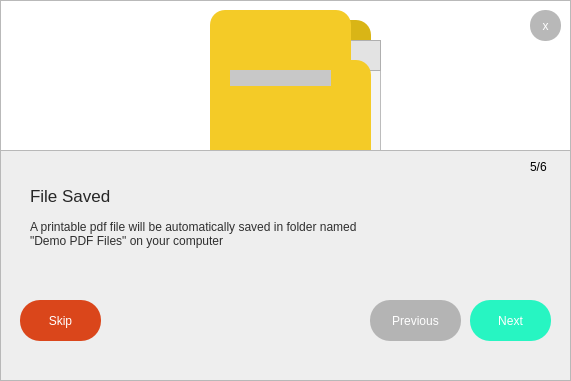
<?xml version="1.0" encoding="UTF-8"?>
<ui version="4.0">
 <class>Form</class>
 <widget class="QWidget" name="Form">
  <property name="geometry">
   <rect>
    <x>0</x>
    <y>0</y>
    <width>571</width>
    <height>381</height>
   </rect>
  </property>
  <property name="windowTitle">
   <string>Form</string>
  </property>
  <property name="styleSheet">
   <string notr="true">QWidget{
background-color: rgb(255, 255, 255);

}</string>
  </property>
  <widget class="QFrame" name="frame_5">
   <property name="geometry">
    <rect>
     <x>0</x>
     <y>150</y>
     <width>571</width>
     <height>231</height>
    </rect>
   </property>
   <property name="styleSheet">
    <string notr="true">QFrame{
background-color: rgb(238, 238, 238);
border-bottom-width: 1;
border-left-width: 1;
border-right-width: 1;
border-bottom-style: solid;
border-left-style: solid;
border-right-style: solid;
border-color: rgb(185, 185, 185);
}</string>
   </property>
   <property name="frameShape">
    <enum>QFrame::StyledPanel</enum>
   </property>
   <property name="frameShadow">
    <enum>QFrame::Raised</enum>
   </property>
   <widget class="QLabel" name="label_12">
    <property name="geometry">
     <rect>
      <x>30</x>
      <y>20</y>
      <width>241</width>
      <height>51</height>
     </rect>
    </property>
    <property name="font">
     <font>
      <family>Nirmala UI</family>
      <pointsize>13</pointsize>
      <weight>9</weight>
      <italic>false</italic>
      <bold>false</bold>
     </font>
    </property>
    <property name="styleSheet">
     <string notr="true">QLabel{
	border-left-color: rgb(238, 238, 238);
	
	border-right-color: rgb(238, 238, 238);
	border-bottom-color: rgb(238, 238, 238);
	font: 75 13pt &quot;Nirmala UI&quot;;
	color: rgb(39, 39, 39);
}</string>
    </property>
    <property name="text">
     <string>File Saved</string>
    </property>
    <property name="alignment">
     <set>Qt::AlignLeading|Qt::AlignLeft|Qt::AlignVCenter</set>
    </property>
   </widget>
   <widget class="QLabel" name="label_13">
    <property name="geometry">
     <rect>
      <x>30</x>
      <y>70</y>
      <width>531</width>
      <height>91</height>
     </rect>
    </property>
    <property name="layoutDirection">
     <enum>Qt::LeftToRight</enum>
    </property>
    <property name="styleSheet">
     <string notr="true">QLabel{
	
	border-left-color: rgb(238, 238, 238);
	
	border-right-color: rgb(238, 238, 238);
	border-bottom-color: rgb(238, 238, 238);
	font: 25 11pt &quot;Microsoft YaHei Light&quot;;
	
	color: rgb(47, 47, 47);
}</string>
    </property>
    <property name="text">
     <string>A printable pdf file will be automatically saved in folder named
&quot;Demo PDF Files&quot; on your computer </string>
    </property>
    <property name="alignment">
     <set>Qt::AlignLeading|Qt::AlignLeft|Qt::AlignTop</set>
    </property>
   </widget>
   <widget class="QLabel" name="label_14">
    <property name="geometry">
     <rect>
      <x>530</x>
      <y>10</y>
      <width>41</width>
      <height>31</height>
     </rect>
    </property>
    <property name="layoutDirection">
     <enum>Qt::LeftToRight</enum>
    </property>
    <property name="styleSheet">
     <string notr="true">QLabel{
	border-left-color: rgb(238, 238, 238);
	
	border-bottom-color: rgb(238, 238, 238);
	
	font: 25 11pt &quot;Microsoft YaHei Light&quot;;
	
	
	color: rgb(0, 0, 0);
}</string>
    </property>
    <property name="text">
     <string>5/6</string>
    </property>
    <property name="alignment">
     <set>Qt::AlignLeading|Qt::AlignLeft|Qt::AlignTop</set>
    </property>
   </widget>
   <widget class="QPushButton" name="btn_next">
    <property name="geometry">
     <rect>
      <x>470</x>
      <y>150</y>
      <width>81</width>
      <height>41</height>
     </rect>
    </property>
    <property name="styleSheet">
     <string notr="true">QPushButton{
background-color: #27F5C2;
	color: rgb(255, 255, 255);
	
	font: 63 10pt &quot;Segoe UI Semibold&quot;;
border-radius: 20px;
}</string>
    </property>
    <property name="text">
     <string>Next</string>
    </property>
   </widget>
   <widget class="QPushButton" name="btn_skip">
    <property name="geometry">
     <rect>
      <x>20</x>
      <y>150</y>
      <width>81</width>
      <height>41</height>
     </rect>
    </property>
    <property name="styleSheet">
     <string notr="true">QPushButton{
background-color: #DA461B;
	color: rgb(255, 255, 255);
	
	font: 63 10pt &quot;Segoe UI Semibold&quot;;
border-radius: 20px;
}</string>
    </property>
    <property name="text">
     <string>Skip</string>
    </property>
   </widget>
   <widget class="QPushButton" name="btn_back">
    <property name="geometry">
     <rect>
      <x>370</x>
      <y>150</y>
      <width>91</width>
      <height>41</height>
     </rect>
    </property>
    <property name="styleSheet">
     <string notr="true">QPushButton{
background-color: rgb(180, 180, 180);
	color: rgb(255, 255, 255);
	
	font: 63 10pt &quot;Segoe UI Semibold&quot;;
border-radius: 20px;
}</string>
    </property>
    <property name="text">
     <string>Previous</string>
    </property>
   </widget>
  </widget>
  <widget class="QFrame" name="frame_6">
   <property name="geometry">
    <rect>
     <x>210</x>
     <y>10</y>
     <width>141</width>
     <height>161</height>
    </rect>
   </property>
   <property name="styleSheet">
    <string notr="true">QFrame{
background-color: #F4CB27;
border-radius: 15px;
}</string>
   </property>
   <property name="frameShape">
    <enum>QFrame::StyledPanel</enum>
   </property>
   <property name="frameShadow">
    <enum>QFrame::Raised</enum>
   </property>
   <widget class="QFrame" name="frame_14">
    <property name="geometry">
     <rect>
      <x>20</x>
      <y>60</y>
      <width>101</width>
      <height>16</height>
     </rect>
    </property>
    <property name="styleSheet">
     <string notr="true">QFrame{
background-color: rgb(200, 200, 200);
}</string>
    </property>
    <property name="frameShape">
     <enum>QFrame::StyledPanel</enum>
    </property>
    <property name="frameShadow">
     <enum>QFrame::Raised</enum>
    </property>
   </widget>
  </widget>
  <widget class="QFrame" name="frame_7">
   <property name="geometry">
    <rect>
     <x>230</x>
     <y>20</y>
     <width>141</width>
     <height>151</height>
    </rect>
   </property>
   <property name="styleSheet">
    <string notr="true">QFrame{
background-color: #D9B516;
border-radius: 15px;
}</string>
   </property>
   <property name="frameShape">
    <enum>QFrame::StyledPanel</enum>
   </property>
   <property name="frameShadow">
    <enum>QFrame::Raised</enum>
   </property>
  </widget>
  <widget class="QFrame" name="frame_9">
   <property name="geometry">
    <rect>
     <x>240</x>
     <y>40</y>
     <width>141</width>
     <height>141</height>
    </rect>
   </property>
   <property name="styleSheet">
    <string notr="true">QFrame{
background-color: rgb(244, 244, 244);
}</string>
   </property>
   <property name="frameShape">
    <enum>QFrame::StyledPanel</enum>
   </property>
   <property name="frameShadow">
    <enum>QFrame::Raised</enum>
   </property>
   <widget class="QFrame" name="frame_10">
    <property name="geometry">
     <rect>
      <x>110</x>
      <y>0</y>
      <width>31</width>
      <height>31</height>
     </rect>
    </property>
    <property name="styleSheet">
     <string notr="true">QFrame{
background-color: rgb(227, 227, 227);
}</string>
    </property>
    <property name="frameShape">
     <enum>QFrame::StyledPanel</enum>
    </property>
    <property name="frameShadow">
     <enum>QFrame::Raised</enum>
    </property>
   </widget>
  </widget>
  <widget class="QFrame" name="frame_8">
   <property name="geometry">
    <rect>
     <x>320</x>
     <y>60</y>
     <width>51</width>
     <height>121</height>
    </rect>
   </property>
   <property name="styleSheet">
    <string notr="true">QFrame{
background-color: #F4CB27;
border-radius: 15px;
}</string>
   </property>
   <property name="frameShape">
    <enum>QFrame::StyledPanel</enum>
   </property>
   <property name="frameShadow">
    <enum>QFrame::Raised</enum>
   </property>
  </widget>
  <widget class="QPushButton" name="btn_close">
   <property name="geometry">
    <rect>
     <x>530</x>
     <y>10</y>
     <width>31</width>
     <height>31</height>
    </rect>
   </property>
   <property name="styleSheet">
    <string notr="true">QPushButton{
background-color: rgb(184, 184, 184);
	
	color: rgb(255, 255, 255);
	
	
	font: 87 11pt &quot;Arial Black&quot;;
border-radius: 15px;

}</string>
   </property>
   <property name="text">
    <string>x</string>
   </property>
  </widget>
  <widget class="QFrame" name="frame_2">
   <property name="geometry">
    <rect>
     <x>0</x>
     <y>0</y>
     <width>571</width>
     <height>171</height>
    </rect>
   </property>
   <property name="styleSheet">
    <string notr="true">QFrame{
border-width: 1;
border-style: solid;
border-color: rgb(185, 185, 185);
}</string>
   </property>
   <property name="frameShape">
    <enum>QFrame::StyledPanel</enum>
   </property>
   <property name="frameShadow">
    <enum>QFrame::Raised</enum>
   </property>
  </widget>
  <zorder>frame_2</zorder>
  <zorder>frame_7</zorder>
  <zorder>frame_9</zorder>
  <zorder>frame_8</zorder>
  <zorder>frame_6</zorder>
  <zorder>frame_5</zorder>
  <zorder>btn_close</zorder>
 </widget>
 <resources/>
 <connections/>
</ui>
